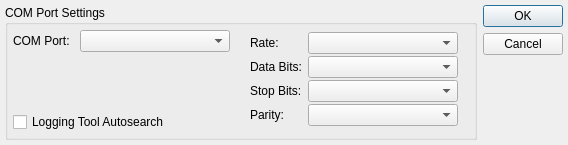
<?xml version="1.0" encoding="UTF-8"?>
<ui version="4.0">
 <class>COMPortDialog</class>
 <widget class="QDialog" name="COMPortDialog">
  <property name="geometry">
   <rect>
    <x>0</x>
    <y>0</y>
    <width>568</width>
    <height>145</height>
   </rect>
  </property>
  <property name="windowTitle">
   <string>Logging Tool Settings Dialog</string>
  </property>
  <layout class="QGridLayout" name="gridLayout_3">
   <property name="leftMargin">
    <number>5</number>
   </property>
   <property name="topMargin">
    <number>5</number>
   </property>
   <property name="rightMargin">
    <number>5</number>
   </property>
   <property name="bottomMargin">
    <number>5</number>
   </property>
   <item row="0" column="0">
    <widget class="QGroupBox" name="gbxCOM">
     <property name="title">
      <string>COM Port Settings</string>
     </property>
     <layout class="QGridLayout" name="gridLayout_2">
      <property name="leftMargin">
       <number>5</number>
      </property>
      <property name="topMargin">
       <number>5</number>
      </property>
      <property name="rightMargin">
       <number>5</number>
      </property>
      <property name="bottomMargin">
       <number>5</number>
      </property>
      <property name="horizontalSpacing">
       <number>20</number>
      </property>
      <item row="0" column="0">
       <layout class="QVBoxLayout" name="verticalLayout">
        <property name="spacing">
         <number>10</number>
        </property>
        <item>
         <layout class="QHBoxLayout" name="horizontalLayout">
          <item>
           <widget class="QLabel" name="label_2">
            <property name="text">
             <string>COM Port:</string>
            </property>
           </widget>
          </item>
          <item>
           <widget class="QComboBox" name="cboxPort">
            <property name="minimumSize">
             <size>
              <width>150</width>
              <height>0</height>
             </size>
            </property>
           </widget>
          </item>
         </layout>
        </item>
        <item>
         <spacer name="verticalSpacer">
          <property name="orientation">
           <enum>Qt::Vertical</enum>
          </property>
          <property name="sizeHint" stdset="0">
           <size>
            <width>20</width>
            <height>40</height>
           </size>
          </property>
         </spacer>
        </item>
        <item>
         <widget class="QCheckBox" name="chboxPortAutoSearch">
          <property name="text">
           <string>Logging Tool Autosearch</string>
          </property>
         </widget>
        </item>
       </layout>
      </item>
      <item row="0" column="1">
       <layout class="QGridLayout" name="gridLayout">
        <property name="horizontalSpacing">
         <number>3</number>
        </property>
        <item row="0" column="0">
         <widget class="QLabel" name="label_3">
          <property name="text">
           <string>Rate:</string>
          </property>
         </widget>
        </item>
        <item row="0" column="1">
         <widget class="QComboBox" name="cboxRate">
          <property name="minimumSize">
           <size>
            <width>150</width>
            <height>0</height>
           </size>
          </property>
         </widget>
        </item>
        <item row="1" column="0">
         <widget class="QLabel" name="label_4">
          <property name="text">
           <string>Data Bits:</string>
          </property>
         </widget>
        </item>
        <item row="1" column="1">
         <widget class="QComboBox" name="cboxBits">
          <property name="minimumSize">
           <size>
            <width>150</width>
            <height>0</height>
           </size>
          </property>
         </widget>
        </item>
        <item row="2" column="0">
         <widget class="QLabel" name="label_5">
          <property name="text">
           <string>Stop Bits: </string>
          </property>
         </widget>
        </item>
        <item row="2" column="1">
         <widget class="QComboBox" name="cboxStopBits">
          <property name="minimumSize">
           <size>
            <width>150</width>
            <height>0</height>
           </size>
          </property>
         </widget>
        </item>
        <item row="3" column="0">
         <widget class="QLabel" name="label_6">
          <property name="text">
           <string>Parity:</string>
          </property>
         </widget>
        </item>
        <item row="3" column="1">
         <widget class="QComboBox" name="cboxParity">
          <property name="minimumSize">
           <size>
            <width>150</width>
            <height>0</height>
           </size>
          </property>
         </widget>
        </item>
       </layout>
      </item>
      <item row="0" column="2">
       <spacer name="horizontalSpacer">
        <property name="orientation">
         <enum>Qt::Horizontal</enum>
        </property>
        <property name="sizeHint" stdset="0">
         <size>
          <width>1</width>
          <height>20</height>
         </size>
        </property>
       </spacer>
      </item>
     </layout>
    </widget>
   </item>
   <item row="0" column="1">
    <widget class="QDialogButtonBox" name="buttonBox">
     <property name="orientation">
      <enum>Qt::Vertical</enum>
     </property>
     <property name="standardButtons">
      <set>QDialogButtonBox::Cancel|QDialogButtonBox::Ok</set>
     </property>
    </widget>
   </item>
  </layout>
 </widget>
 <resources/>
 <connections>
  <connection>
   <sender>buttonBox</sender>
   <signal>accepted()</signal>
   <receiver>COMPortDialog</receiver>
   <slot>accept()</slot>
   <hints>
    <hint type="sourcelabel">
     <x>248</x>
     <y>254</y>
    </hint>
    <hint type="destinationlabel">
     <x>157</x>
     <y>274</y>
    </hint>
   </hints>
  </connection>
  <connection>
   <sender>buttonBox</sender>
   <signal>rejected()</signal>
   <receiver>COMPortDialog</receiver>
   <slot>reject()</slot>
   <hints>
    <hint type="sourcelabel">
     <x>316</x>
     <y>260</y>
    </hint>
    <hint type="destinationlabel">
     <x>286</x>
     <y>274</y>
    </hint>
   </hints>
  </connection>
 </connections>
</ui>
